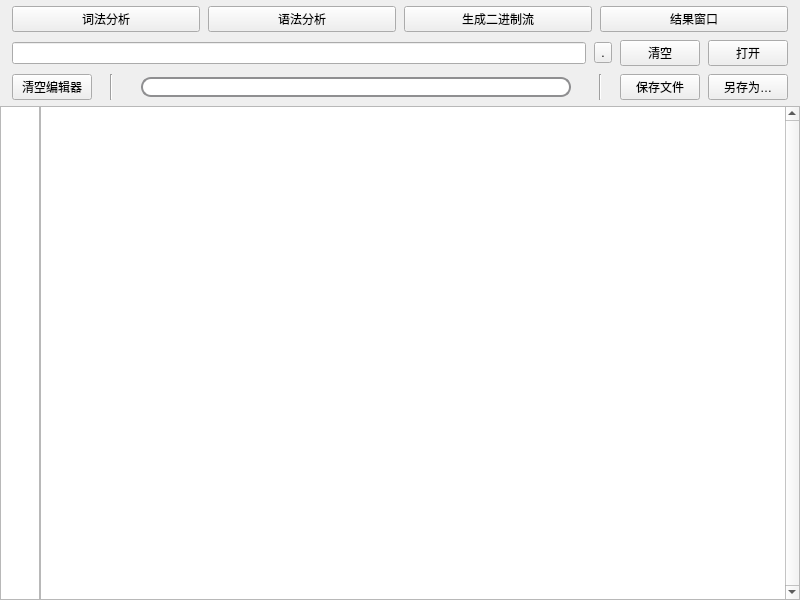
<?xml version="1.0" encoding="UTF-8"?>
<ui version="4.0">
 <class>MainWidget</class>
 <widget class="QWidget" name="MainWidget">
  <property name="geometry">
   <rect>
    <x>0</x>
    <y>0</y>
    <width>800</width>
    <height>600</height>
   </rect>
  </property>
  <property name="windowTitle">
   <string>Form</string>
  </property>
  <layout class="QVBoxLayout" name="layout_widget">
   <property name="spacing">
    <number>0</number>
   </property>
   <property name="leftMargin">
    <number>0</number>
   </property>
   <property name="topMargin">
    <number>0</number>
   </property>
   <property name="rightMargin">
    <number>0</number>
   </property>
   <property name="bottomMargin">
    <number>0</number>
   </property>
   <item>
    <layout class="QVBoxLayout" name="layout_top">
     <property name="spacing">
      <number>8</number>
     </property>
     <property name="leftMargin">
      <number>12</number>
     </property>
     <property name="topMargin">
      <number>6</number>
     </property>
     <property name="rightMargin">
      <number>12</number>
     </property>
     <property name="bottomMargin">
      <number>6</number>
     </property>
     <item>
      <layout class="QHBoxLayout" name="layout_top_1">
       <item>
        <widget class="QPushButton" name="btn_lexer">
         <property name="text">
          <string>词法分析</string>
         </property>
        </widget>
       </item>
       <item>
        <widget class="QPushButton" name="btn_parser">
         <property name="text">
          <string>语法分析</string>
         </property>
        </widget>
       </item>
       <item>
        <widget class="QPushButton" name="btn_to_bin">
         <property name="text">
          <string>生成二进制流</string>
         </property>
        </widget>
       </item>
       <item>
        <widget class="QPushButton" name="btn_result">
         <property name="text">
          <string>结果窗口</string>
         </property>
        </widget>
       </item>
      </layout>
     </item>
     <item>
      <layout class="QHBoxLayout" name="layout_top_2">
       <item>
        <widget class="QLineEdit" name="edit_path">
         <property name="autoFillBackground">
          <bool>false</bool>
         </property>
         <property name="styleSheet">
          <string notr="true"/>
         </property>
         <property name="frame">
          <bool>true</bool>
         </property>
         <property name="readOnly">
          <bool>true</bool>
         </property>
        </widget>
       </item>
       <item>
        <widget class="QToolButton" name="btn_choose_path">
         <property name="sizePolicy">
          <sizepolicy hsizetype="Fixed" vsizetype="Fixed">
           <horstretch>0</horstretch>
           <verstretch>0</verstretch>
          </sizepolicy>
         </property>
         <property name="text">
          <string>.</string>
         </property>
        </widget>
       </item>
       <item>
        <widget class="QPushButton" name="btn_clear_path">
         <property name="sizePolicy">
          <sizepolicy hsizetype="Fixed" vsizetype="Fixed">
           <horstretch>0</horstretch>
           <verstretch>0</verstretch>
          </sizepolicy>
         </property>
         <property name="text">
          <string>清空</string>
         </property>
        </widget>
       </item>
       <item>
        <widget class="QPushButton" name="btn_open_file">
         <property name="sizePolicy">
          <sizepolicy hsizetype="Fixed" vsizetype="Fixed">
           <horstretch>0</horstretch>
           <verstretch>0</verstretch>
          </sizepolicy>
         </property>
         <property name="text">
          <string>打开</string>
         </property>
        </widget>
       </item>
      </layout>
     </item>
     <item>
      <layout class="QHBoxLayout" name="layout_top_3">
       <item>
        <widget class="QPushButton" name="btn_clear_file">
         <property name="sizePolicy">
          <sizepolicy hsizetype="Fixed" vsizetype="Fixed">
           <horstretch>0</horstretch>
           <verstretch>0</verstretch>
          </sizepolicy>
         </property>
         <property name="text">
          <string>清空编辑器</string>
         </property>
        </widget>
       </item>
       <item>
        <spacer name="spacer_top_3_left_1">
         <property name="orientation">
          <enum>Qt::Orientation::Horizontal</enum>
         </property>
         <property name="sizeType">
          <enum>QSizePolicy::Policy::Fixed</enum>
         </property>
         <property name="sizeHint" stdset="0">
          <size>
           <width>10</width>
           <height>0</height>
          </size>
         </property>
        </spacer>
       </item>
       <item>
        <widget class="Line" name="line_top_3_left">
         <property name="orientation">
          <enum>Qt::Orientation::Vertical</enum>
         </property>
        </widget>
       </item>
       <item>
        <spacer name="spacer_top_3_left_2">
         <property name="orientation">
          <enum>Qt::Orientation::Horizontal</enum>
         </property>
         <property name="sizeType">
          <enum>QSizePolicy::Policy::Fixed</enum>
         </property>
         <property name="sizeHint" stdset="0">
          <size>
           <width>20</width>
           <height>0</height>
          </size>
         </property>
        </spacer>
       </item>
       <item>
        <widget class="QLineEdit" name="edit_search">
         <property name="styleSheet">
          <string notr="true">border: 2px solid #8f8f91;
border-radius: 10px;
padding: 0 8px;
</string>
         </property>
        </widget>
       </item>
       <item>
        <spacer name="spacer_top3_right_1">
         <property name="orientation">
          <enum>Qt::Orientation::Horizontal</enum>
         </property>
         <property name="sizeType">
          <enum>QSizePolicy::Policy::Fixed</enum>
         </property>
         <property name="sizeHint" stdset="0">
          <size>
           <width>20</width>
           <height>0</height>
          </size>
         </property>
        </spacer>
       </item>
       <item>
        <widget class="Line" name="line_top_3_right">
         <property name="orientation">
          <enum>Qt::Orientation::Vertical</enum>
         </property>
        </widget>
       </item>
       <item>
        <spacer name="spacer_top3_right_2">
         <property name="orientation">
          <enum>Qt::Orientation::Horizontal</enum>
         </property>
         <property name="sizeType">
          <enum>QSizePolicy::Policy::Fixed</enum>
         </property>
         <property name="sizeHint" stdset="0">
          <size>
           <width>10</width>
           <height>0</height>
          </size>
         </property>
        </spacer>
       </item>
       <item>
        <widget class="QPushButton" name="btn_save_file">
         <property name="sizePolicy">
          <sizepolicy hsizetype="Fixed" vsizetype="Fixed">
           <horstretch>0</horstretch>
           <verstretch>0</verstretch>
          </sizepolicy>
         </property>
         <property name="text">
          <string>保存文件</string>
         </property>
        </widget>
       </item>
       <item>
        <widget class="QPushButton" name="btn_save_file_as">
         <property name="sizePolicy">
          <sizepolicy hsizetype="Fixed" vsizetype="Fixed">
           <horstretch>0</horstretch>
           <verstretch>0</verstretch>
          </sizepolicy>
         </property>
         <property name="text">
          <string>另存为…</string>
         </property>
        </widget>
       </item>
      </layout>
     </item>
    </layout>
   </item>
   <item>
    <layout class="QVBoxLayout" name="layout_bottom">
     <property name="spacing">
      <number>0</number>
     </property>
     <item>
      <layout class="QHBoxLayout" name="layout_code">
       <property name="spacing">
        <number>0</number>
       </property>
       <item>
        <widget class="QPlainTextEdit" name="edit_line">
         <property name="maximumSize">
          <size>
           <width>40</width>
           <height>16777215</height>
          </size>
         </property>
         <property name="verticalScrollBarPolicy">
          <enum>Qt::ScrollBarPolicy::ScrollBarAlwaysOff</enum>
         </property>
         <property name="horizontalScrollBarPolicy">
          <enum>Qt::ScrollBarPolicy::ScrollBarAlwaysOff</enum>
         </property>
         <property name="undoRedoEnabled">
          <bool>false</bool>
         </property>
         <property name="readOnly">
          <bool>true</bool>
         </property>
         <property name="textInteractionFlags">
          <set>Qt::TextInteractionFlag::NoTextInteraction</set>
         </property>
        </widget>
       </item>
       <item>
        <widget class="QPlainTextEdit" name="edit_code">
         <property name="verticalScrollBarPolicy">
          <enum>Qt::ScrollBarPolicy::ScrollBarAlwaysOn</enum>
         </property>
         <property name="lineWrapMode">
          <enum>QPlainTextEdit::LineWrapMode::NoWrap</enum>
         </property>
         <property name="cursorWidth">
          <number>2</number>
         </property>
        </widget>
       </item>
      </layout>
     </item>
    </layout>
   </item>
  </layout>
 </widget>
 <resources/>
 <connections/>
</ui>
